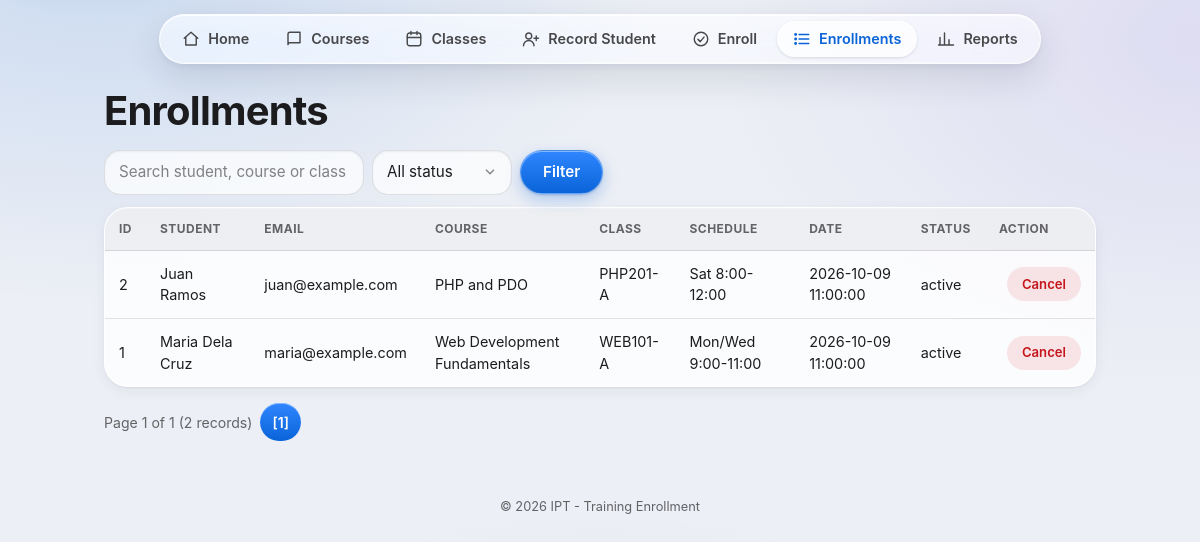
Screenshot of /admin/enrollments.php with the database file from the repository.
### tables this page shows
CREATE TABLE enrollments (
    enrollment_id INT AUTO_INCREMENT PRIMARY KEY,
    student_id INT NOT NULL,
    class_id INT NOT NULL,
    enrollment_date TIMESTAMP DEFAULT CURRENT_TIMESTAMP,
    status VARCHAR(20) DEFAULT 'active',
    FOREIGN KEY (student_id) REFERENCES students(student_id),
    FOREIGN KEY (class_id) REFERENCES classes(class_id)
);

CREATE TABLE students (
    student_id INT AUTO_INCREMENT PRIMARY KEY,
    full_name VARCHAR(100) NOT NULL,
    email VARCHAR(100),
    phone VARCHAR(30),
    created_at TIMESTAMP DEFAULT CURRENT_TIMESTAMP
);

CREATE TABLE courses (
    course_id INT AUTO_INCREMENT PRIMARY KEY,
    course_code VARCHAR(20) NOT NULL UNIQUE,
    course_name VARCHAR(100) NOT NULL,
    description TEXT
);

CREATE TABLE classes (
    class_id INT AUTO_INCREMENT PRIMARY KEY,
    course_id INT NOT NULL,
    class_code VARCHAR(20) NOT NULL,
    schedule VARCHAR(100),
    instructor VARCHAR(100),
    slots INT NOT NULL DEFAULT 0,
    FOREIGN KEY (course_id) REFERENCES courses(course_id)
);

### config/db.php (called while the page is built, shortened)
<?php
function Esc($value)
{
    return htmlspecialchars((string) $value, ENT_QUOTES, 'UTF-8');
}

### classes/EnrollmentRepository.php (called while the page is built, shortened)
<?php
class EnrollmentRepository
{
    private $db;
    public function __construct(PDO $db)
    {
        $this->db = $db;
    }
    public function allWithDetails($search = '', $status = '', $limit = 10, $offset = 0)
    {
        list($where, $params) = $this->buildFilter($search, $status);
        $limit  = max(1, (int) $limit);
        $offset = max(0, (int) $offset);
        $sql = "SELECT e.enrollment_id, e.enrollment_date, e.status,
                       s.student_id, s.full_name, s.email,
                       c.class_id, c.class_code, c.schedule, c.instructor,
                       co.course_code, co.course_name
                FROM enrollments e
                INNER JOIN students s  ON e.student_id = s.student_id
                INNER JOIN classes c   ON e.class_id = c.class_id
                INNER JOIN courses co  ON c.course_id = co.course_id
                $where
                ORDER BY e.enrollment_id DESC
                LIMIT $limit OFFSET $offset";
        $stmt = $this->db->prepare($sql);
        $stmt->execute($params);
        return $stmt->fetchAll();
    }
    public function countWithDetails($search = '', $status = '')
    {
        list($where, $params) = $this->buildFilter($search, $status);
        $sql = "SELECT COUNT(*) AS total
                FROM enrollments e
                INNER JOIN students s  ON e.student_id = s.student_id
                INNER JOIN classes c   ON e.class_id = c.class_id
                INNER JOIN courses co  ON c.course_id = co.course_id
                $where";
        $stmt = $this->db->prepare($sql);
        $stmt->execute($params);
        $row = $stmt->fetch();
        return (int) $row['total'];
    }
    private function buildFilter($search, $status)
    {
        $parts  = [];
        $params = [];
        $where = $parts ? "WHERE " . implode(" AND ", $parts) : "";
        return [$where, $params];
    }
}

### admin/enrollments.php (the view, shortened to what this page needs)
<?php
require_once __DIR__ . '/../config/db.php';
require_once __DIR__ . '/../classes/EnrollmentRepository.php';
$repo = new EnrollmentRepository($db);
$search = trim($_GET['q'] ?? '');
$status = $_GET['status'] ?? '';
if ($status !== 'active' && $status !== 'cancelled')
{
    $status = '';
}
$perPage = 10;
$page = max(1, (int) ($_GET['page'] ?? 1));
$total = $repo->countWithDetails($search, $status);
$pages = max(1, (int) ceil($total / $perPage));
$rows = $repo->allWithDetails($search, $status, $perPage, ($page - 1) * $perPage);
require_once __DIR__ . '/../includes/header.php';
?>
<h1>Enrollments</h1>
<form method="get">
    <input type="text" name="q" placeholder="Search student, course or class" value="<?php echo Esc($search); ?>" style="width:260px">
    <select name="status" style="width:140px">
        <option value="">All status</option>
    </select>
    <button type="submit">Filter</button>
</form>
<table>
    <tr>
        <th>ID</th><th>Student</th><th>Email</th><th>Course</th><th>Class</th>
        <th>Schedule</th><th>Date</th><th>Status</th><th>Action</th>
    </tr>
    <?php foreach ($rows as $r) { ?>
    <tr>
        <td><?php echo (int) $r['enrollment_id']; ?></td>
        <td><?php echo Esc($r['full_name']); ?></td>
        <td><?php echo Esc($r['email']); ?></td>
        <td><?php echo Esc($r['course_name']); ?></td>
        <td><?php echo Esc($r['class_code']); ?></td>
        <td><?php echo Esc($r['schedule']); ?></td>
        <td><?php echo Esc($r['enrollment_date']); ?></td>
        <td><?php echo Esc($r['status']); ?></td>
        <td>
            <?php if ($r['status'] === 'active') { ?>
            <form method="post" class="inline" data-confirm="Cancel this enrollment?" onsubmit="return confirm('Cancel this enrollment?');">
                <button type="submit" class="danger">Cancel</button>
            </form>
            <?php } else { echo '-'; } ?>
        </td>
    </tr>
    <?php } ?>
</table>
<p class="pager">
    Page <?php echo $page; ?> of <?php echo $pages; ?> (<?php echo $total; ?> records)
    <?php
    for ($i = 1; $i <= $pages; $i++)
    {
        $qs = http_build_query(['q' => $search, 'status' => $status, 'page' => $i]);
        echo $i === $page ? "<strong>[$i]</strong> " : "<a href=\"enrollments.php?$qs\">$i</a> ";
    }
    ?>
</p>
<?php require_once __DIR__ . '/../includes/footer.php'; ?>

### rows the page displays
enrollments: enrollment_id "2", student.full_name "Juan Ramos", student.email "juan@example.com", courses.course_name "PHP and PDO", class.class_code "PHP201-A", class.schedule "Sat 8:00-12:00", enrollment_date "2026-10-09 11:00:00", status "active"
enrollments: enrollment_id "1", student.full_name "Maria Dela Cruz", student.email "maria@example.com", courses.course_name "Web Development Fundamentals", class.class_code "WEB101-A", class.schedule "Mon/Wed 9:00-11:00", enrollment_date "2026-10-09 11:00:00", status "active"

### other values shown
$item[2] "Home"
$item[2] "Courses"
$item[2] "Classes"
$item[2] "Record Student"
$item[2] "Enroll"
$item[2] "Enrollments"
$item[2] "Reports"
$page "1"
$pages "1"
$total "2"
